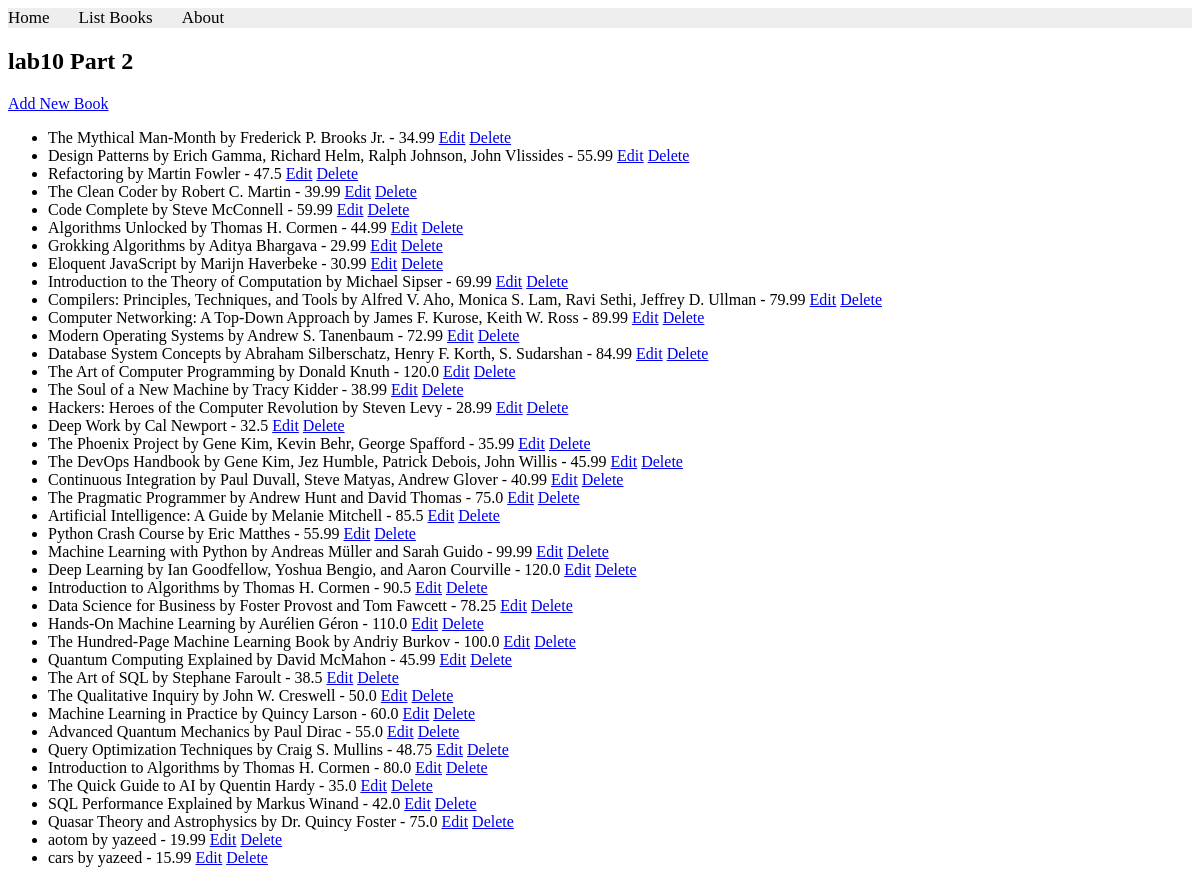
The app's page /books/lab10_part2/listbooks, older data.
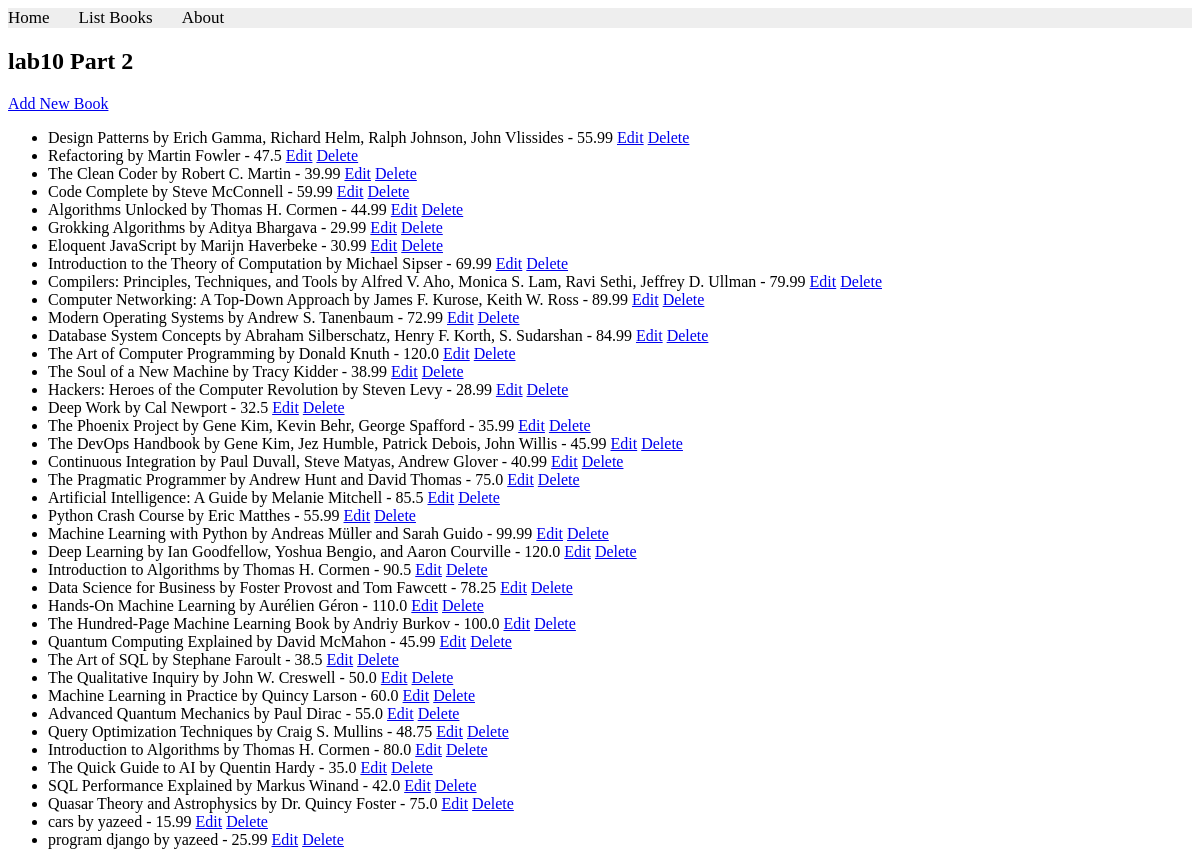
The same page, newer data.
### apps/bookmodule/models.py (models this page shows)
class Book(models.Model):
    title = models.CharField(max_length = 50)
    author = models.CharField(max_length = 50)
    price = models.FloatField(default = 0.0)
    edition = models.SmallIntegerField(default = 1)

### apps/bookmodule/views.py (the view)
# urls.py: path('lab10_part2/listbooks', views.list_books_part2, name='listbooks_part2'),
def list_books_part2(request):
    books = Book.objects.all()
    return render(request, 'bookmodule/listbooks_part2.html', {'books': books})

### apps/templates/bookmodule/listbooks_part2.html (shortened to what this page needs)
{% extends "layouts/base.html" %}
{% load static %}
{% block content %}
<h2>lab10 Part 2</h2>
<a href="{% url 'addbook_part2' %}">Add New Book</a>
<ul>
    {% for book in books %}
    <li>
        {{ book.title }} by {{ book.author }} - {{ book.price }}
        <a href="{% url 'editbook_part2' book.id %}">Edit</a>
        <a href="{% url 'deletebook_part2' book.id %}">Delete</a>
    </li>
    {% empty %}
    <li>No books found.</li>
    {% endfor %}
</ul>
{% endblock content %}

Row changes from the older to the newer data that the page shows:
removed Book: title "The Mythical Man-Month", author "Frederick P. Brooks Jr.", price "34.99"
removed Book: title "aotom", author "yazeed", price "19.99"
added Book: title "program django", author "yazeed", price "25.99"
